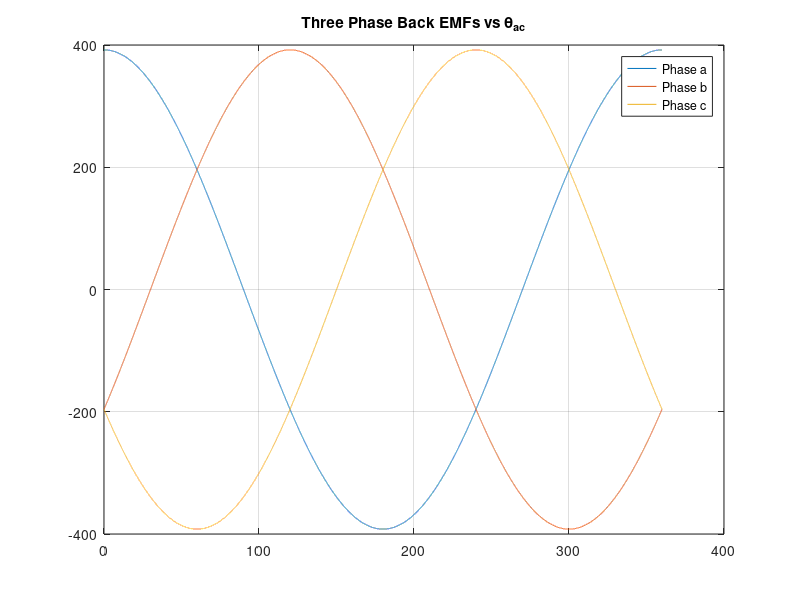

MATLAB code to generate this figure: (Note: this script raises an error after producing the figure.)
%% genproc.m
%%%%%%%%%%%%%%%%%%%%%%%%%%%%%%%%%%%%%%%%%%%%%%%%%%%%%%%%%%%%%%%%%%%%%%%%%%%
%{ 
This function is to simulate the system and plot the required graphs.
%}
%%%%%%%%%%%%%%%%%%%%%%%%%%%%%%%%%%%%%%%%%%%%%%%%%%%%%%%%%%%%%%%%%%%%%%%%%%%
clear;
%% Initial Parameters
E_amp = 392; 
w = 377;
T = 2 * pi / w;
phi = 120; % Phase angle
l = 1e-3;
x_ac = w * l;
gam1 = 45;
gam2 = 60;
d = 15;
l_dc = 5e-3;
%% Time and Angle Arrays
dt = 1e-7;
t = 0:dt:T;
t2 = 0:dt:4*T; % Same in forwardEuler.m
theta = 0:0.01:360;
theta_len = length(theta);
%% Arrays of Mode Voltages and Currents 
V_m1 = zeros(1,60);
V_m2 = zeros(1,30);
V_m3 = zeros(1,60);
i_m1 = zeros(1,60);
i_m2 = zeros(1,30);
i_m3 = zeros(1,60);
%% Arrays of Phase Currents in Commutation and Delay Cases
i_as45 = zeros(1,theta_len);
i_bs45 = zeros(1,theta_len);
i_cs45 = zeros(1,theta_len);
i_asd = zeros(1,theta_len);
i_bsd = zeros(1,theta_len);
i_csd = zeros(1,theta_len);
%% Arrays of Forward Euler Mode Voltages and Currents
V_m1fe = zeros(1,60);
V_m2fe = zeros(1,30);
V_m3fe = zeros(1,60);
i_m1fe = zeros(1,60);
i_m2fe = zeros(1,30);
i_m3fe = zeros(1,60);
%% Resistance Values for Forward Euler calculations
R_1 = [inf 188.85 47.03 20.77 11.58 7.33 5.01 3.62 2.72 2.1 1.66 1.33 1.08];
R_2 = [1.08 0.89 0.74 0.62 0.52 0.44 0.36];
R = [R_1, R_2];
Rlen = length(R);
Vfe_fe = zeros(1,Rlen); % Voltages calculated using Forward Euler
Ife_fe = zeros(1,Rlen); % Currents calculated using Forward Euler
%% PLOTS & CALCULATIONS
%% Back EMFs vs Theta
e_as = E_amp * cosd(theta);
e_bs = E_amp * cosd(theta - phi);
e_cs = E_amp * cosd(theta + phi);
figure(1)
plot(theta, e_as, theta, e_bs, theta, e_cs)
title('Three Phase Back EMFs vs \theta_{ac}');
legend('Phase a','Phase b','Phase c')
grid on
%% Average Voltages and DC Currents Plot
[V_m1, i_m1, V_m2, i_m2, V_m3, i_m3] = dcv_i(E_amp, x_ac);
figure(2)
plot(i_m1, V_m1, i_m2, V_m2, i_m3, V_m3)
title('Modes Voltages and Currents');
xlabel('Currents (A)')
ylabel('Voltages (V)')
grid on
legend('Mode 1', 'Mode 2', 'Mode3')
%% Phase Currents vs Theta_ac with commutation of 45
[i_as45, i_bs45, i_cs45] = commutation(gam1, x_ac, i_m1(46), theta);
figure(3)
plot(theta, i_as45, theta, i_bs45, theta, i_cs45)
title('Phase Currents with Commutative Load Resistance');
grid on
legend('Phase a', 'Phase b', 'Phase c')
%% Phase Currents vs Theta_ac with commutation of 60 & delay of 15
[i_asd, i_bsd, i_csd] = delay(gam2, x_ac, i_m2(16), theta, d);
figure(4)
plot(theta, i_asd, theta, i_bsd, theta, i_csd)
title('Phase Currents with Commutative and Delay Load Resistance');
grid on
legend('Phase a', 'Phase b', 'Phase c')
%% Maximum Power Load
P = zeros(1,150); % Power array
V = [V_m1, V_m2, V_m3];
I = [i_m1, i_m2, i_m3];
P = V .* I;
P_max = max(P);
P_pos = find(P == P_max);
R_min = V(P_pos) ^ 2 / P_max;
disp(P_max);
disp(R_min);
%% Forward Euler Mode Voltages and Currents
% Note: the indexing seen here in every arrays is to compensate for the mod
% function used earlier to calculate and update theta. This function,
% after hitting 360, returns straight back to zero, which results in an
% overlap of many periods, which affects the integrity of the analysis.
[V_m1fe, i_m1fe, V_m2fe, i_m2fe, V_m3fe, i_m3fe] = dcv_i(E_amp, x_ac);
Vfe_a = [V_m1fe, V_m2fe, V_m3fe];
Ife_a = [i_m1fe, i_m2fe, i_m3fe];
for i = 1:Rlen
    [~, ~, ~, ~, Idc_fe, Vdc_fe] = forwardEuler(R(i), E_amp, T);
    Vdc_fe_fe(i) = average(dt, Vdc_fe, T);
    Idc_fe_fe(i) = average(dt, Idc_fe, T);
end
figure(5)
plot(Idc_fe_fe, Vdc_fe_fe, Ife_a, Vfe_a)
title('Forward Euler and Analysis Mode Voltages and Currents');
xlabel('Currents (A)')
ylabel('Voltages (V)')
grid on
legend('Forward Euler', 'Analysis')
%% Commutation Degree of 45 Scenario with Forward Euler Algorithm
Rcomm = 2.098; 
[Ias45, Ibs45, Ics45, theta45, Idc45, ~] = forwardEuler(Rcomm, E_amp, T);
Idc_comm = average(dt, Idc45, T);
disp(Idc_comm);
figure(6) 
plot(t2, Idc45(1:end-1))
yline(Idc_comm,'k')
text(0, Idc_comm, "<i_{DC}>", "HorizontalAlignment", "right");
title('DC Currents and DC Current Average Line for Commutative Angle');
xlabel('Time (s)')
grid on
figure(7)
plot(theta45(500002:end), Ias45(500002:end), ...
     theta45(500002:end), Ibs45(500002:end), ...
     theta45(500002:end), Ics45(500002:end))
xlabel('\theta_{ac} (degrees)')
title('Phase Currents with Commutative Load Resistance with Forward Euler');
grid on
legend('Phase a', 'Phase b', 'Phase c')
%% Commutation Degree and Delay Scenario with Forward Euler Algorithm
Rdelay = 0.62355;
[Ias60, Ibs60, Ics60, theta60, Idc60, ~] = forwardEuler(Rdelay, E_amp, T);
Idc_delay = average(dt, Idc60, T);
disp(Idc_delay);
figure(8) 
plot(t2, Idc60(1:end-1))
yline(Idc_delay,'k')
text(0, Idc_delay, "<i_{DC}>", "HorizontalAlignment", "right");
title('DC Currents and DC Current Average Line for Commutative and Delay Angle');
xlabel('Time (s)')
grid on
figure(9)
plot(theta60(500002:end), Ias60(500002:end), ...
     theta60(500002:end), Ibs60(500002:end), ...
     theta60(500002:end), Ics60(500002:end))
xlabel('\theta_{ac} (degrees)')
title('Phase Currents with Commutative and Delay Load Resistance with Forward Euler');
grid on
legend('Phase a', 'Phase b', 'Phase c')